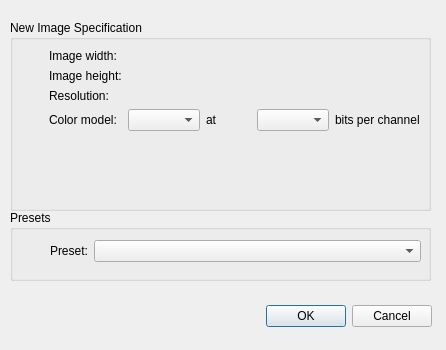
<?xml version="1.0" encoding="UTF-8"?>
<ui version="4.0">
 <class>NewDocumentDialog</class>
 <widget class="QDialog" name="NewDocumentDialog">
  <property name="geometry">
   <rect>
    <x>0</x>
    <y>0</y>
    <width>446</width>
    <height>350</height>
   </rect>
  </property>
  <property name="windowTitle">
   <string>Create New Document</string>
  </property>
  <widget class="QGroupBox" name="groupBox">
   <property name="geometry">
    <rect>
     <x>10</x>
     <y>20</y>
     <width>421</width>
     <height>191</height>
    </rect>
   </property>
   <property name="title">
    <string>New Image Specification</string>
   </property>
   <widget class="QWidget" name="formLayoutWidget">
    <property name="geometry">
     <rect>
      <x>39</x>
      <y>29</y>
      <width>371</width>
      <height>151</height>
     </rect>
    </property>
    <layout class="QFormLayout" name="formLayout">
     <item row="0" column="0">
      <widget class="QLabel" name="label">
       <property name="text">
        <string>Image width:</string>
       </property>
      </widget>
     </item>
     <item row="0" column="1">
      <widget class="SDF::UILayer::Gui::View::Qt::CustomWidgets::UnitQuantityEdit" name="widthUnitQuantityEdit"/>
     </item>
     <item row="1" column="0">
      <widget class="QLabel" name="label_2">
       <property name="text">
        <string>Image height:</string>
       </property>
      </widget>
     </item>
     <item row="1" column="1">
      <widget class="SDF::UILayer::Gui::View::Qt::CustomWidgets::UnitQuantityEdit" name="heightUnitQuantityEdit"/>
     </item>
     <item row="2" column="0">
      <widget class="QLabel" name="label_3">
       <property name="text">
        <string>Resolution:</string>
       </property>
      </widget>
     </item>
     <item row="2" column="1">
      <widget class="SDF::UILayer::Gui::View::Qt::CustomWidgets::UnitQuantityEdit" name="resolutionUnitQuantityEdit"/>
     </item>
     <item row="3" column="0">
      <widget class="QLabel" name="label_4">
       <property name="text">
        <string>Color model:</string>
       </property>
      </widget>
     </item>
     <item row="3" column="1">
      <layout class="QHBoxLayout" name="horizontalLayout">
       <item>
        <widget class="QComboBox" name="colorModelComboBox"/>
       </item>
       <item>
        <widget class="QLabel" name="label_5">
         <property name="text">
          <string>at</string>
         </property>
        </widget>
       </item>
       <item>
        <widget class="QComboBox" name="bitDepthComboBox"/>
       </item>
       <item>
        <widget class="QLabel" name="label_6">
         <property name="text">
          <string>bits per channel</string>
         </property>
        </widget>
       </item>
      </layout>
     </item>
    </layout>
   </widget>
  </widget>
  <widget class="QGroupBox" name="groupBox_2">
   <property name="geometry">
    <rect>
     <x>10</x>
     <y>210</y>
     <width>421</width>
     <height>71</height>
    </rect>
   </property>
   <property name="title">
    <string>Presets</string>
   </property>
   <widget class="QWidget" name="formLayoutWidget_2">
    <property name="geometry">
     <rect>
      <x>40</x>
      <y>30</y>
      <width>371</width>
      <height>31</height>
     </rect>
    </property>
    <layout class="QFormLayout" name="formLayout_2">
     <item row="0" column="0">
      <widget class="QLabel" name="label_7">
       <property name="text">
        <string>Preset:</string>
       </property>
      </widget>
     </item>
     <item row="0" column="1">
      <widget class="QComboBox" name="presetComboBox"/>
     </item>
    </layout>
   </widget>
  </widget>
  <widget class="QDialogButtonBox" name="buttonBox">
   <property name="geometry">
    <rect>
     <x>11</x>
     <y>301</y>
     <width>421</width>
     <height>31</height>
    </rect>
   </property>
   <property name="orientation">
    <enum>Qt::Horizontal</enum>
   </property>
   <property name="standardButtons">
    <set>QDialogButtonBox::Cancel|QDialogButtonBox::Ok</set>
   </property>
  </widget>
 </widget>
 <customwidgets>
  <customwidget>
   <class>SDF::UILayer::Gui::View::Qt::CustomWidgets::UnitQuantityEdit</class>
   <extends>QWidget</extends>
   <header>SDF/UILayer/Gui/View/Qt/CustomWidgets/UnitQuantityEdit.hpp</header>
  </customwidget>
 </customwidgets>
 <resources/>
 <connections>
  <connection>
   <sender>buttonBox</sender>
   <signal>accepted()</signal>
   <receiver>NewDocumentDialog</receiver>
   <slot>accept()</slot>
   <hints>
    <hint type="sourcelabel">
     <x>221</x>
     <y>316</y>
    </hint>
    <hint type="destinationlabel">
     <x>222</x>
     <y>174</y>
    </hint>
   </hints>
  </connection>
  <connection>
   <sender>buttonBox</sender>
   <signal>rejected()</signal>
   <receiver>NewDocumentDialog</receiver>
   <slot>reject()</slot>
   <hints>
    <hint type="sourcelabel">
     <x>221</x>
     <y>316</y>
    </hint>
    <hint type="destinationlabel">
     <x>222</x>
     <y>174</y>
    </hint>
   </hints>
  </connection>
 </connections>
</ui>
